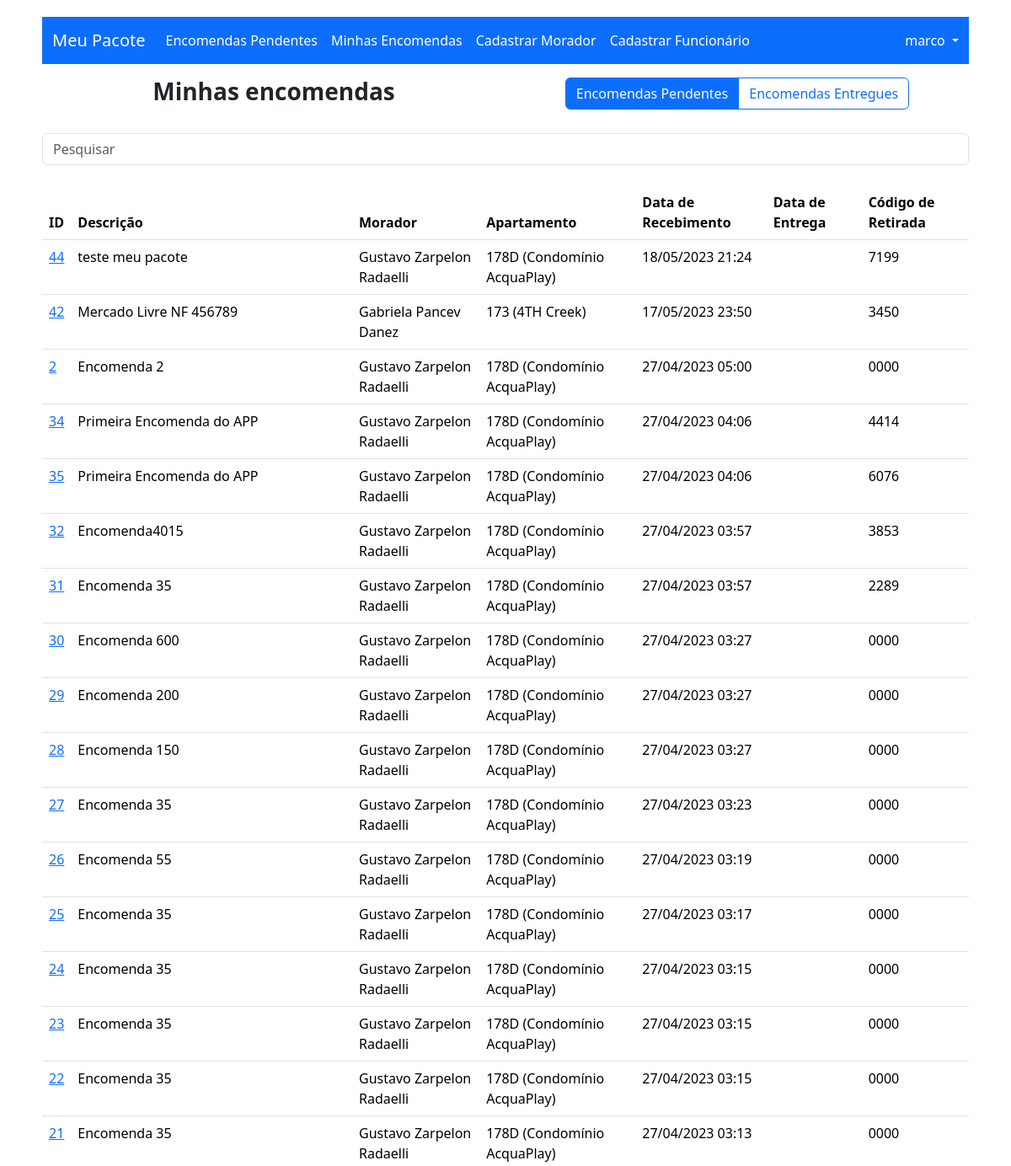
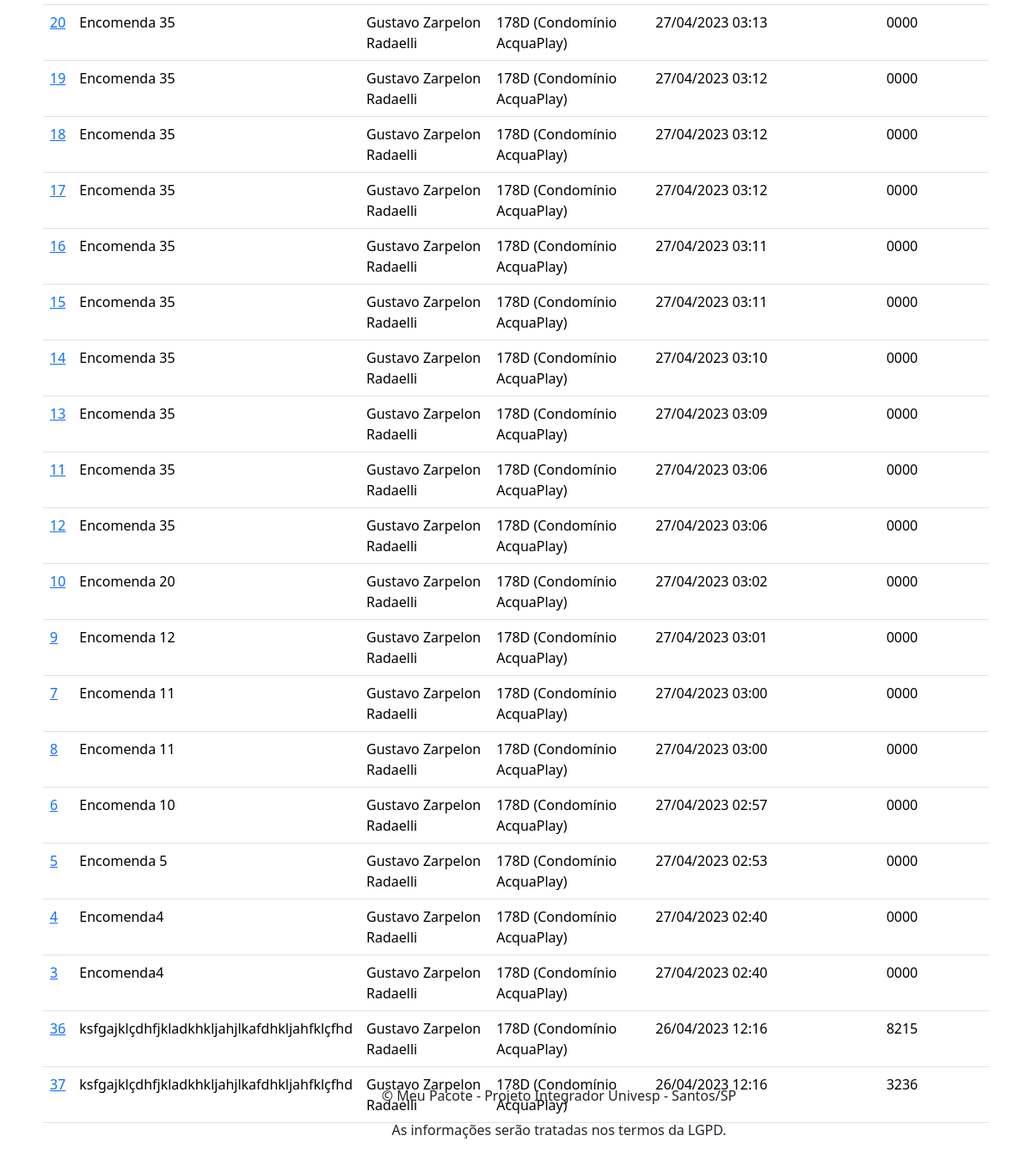
The app's page /minhas_encomendas/ (signed in), older data (2 pictures, top to bottom).
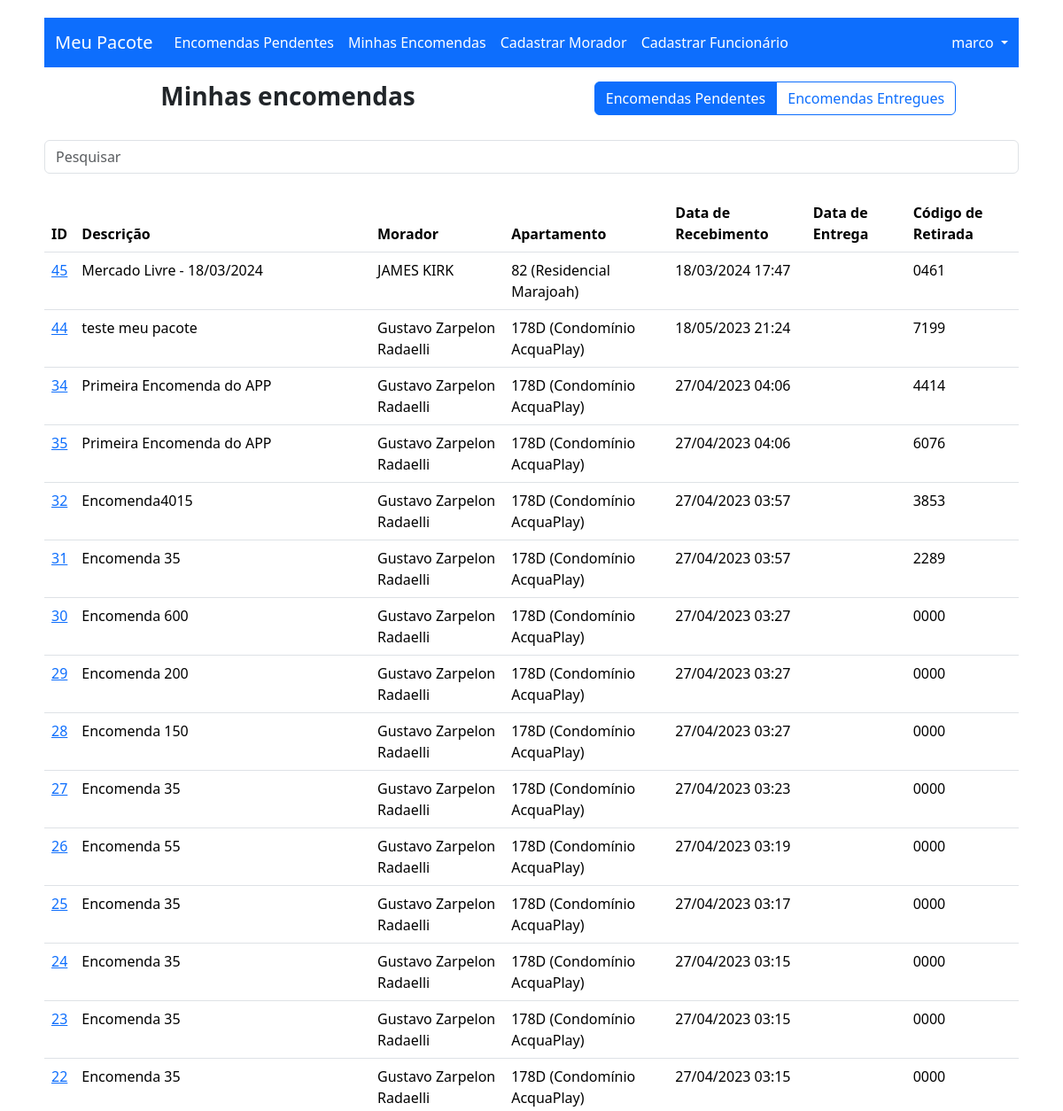
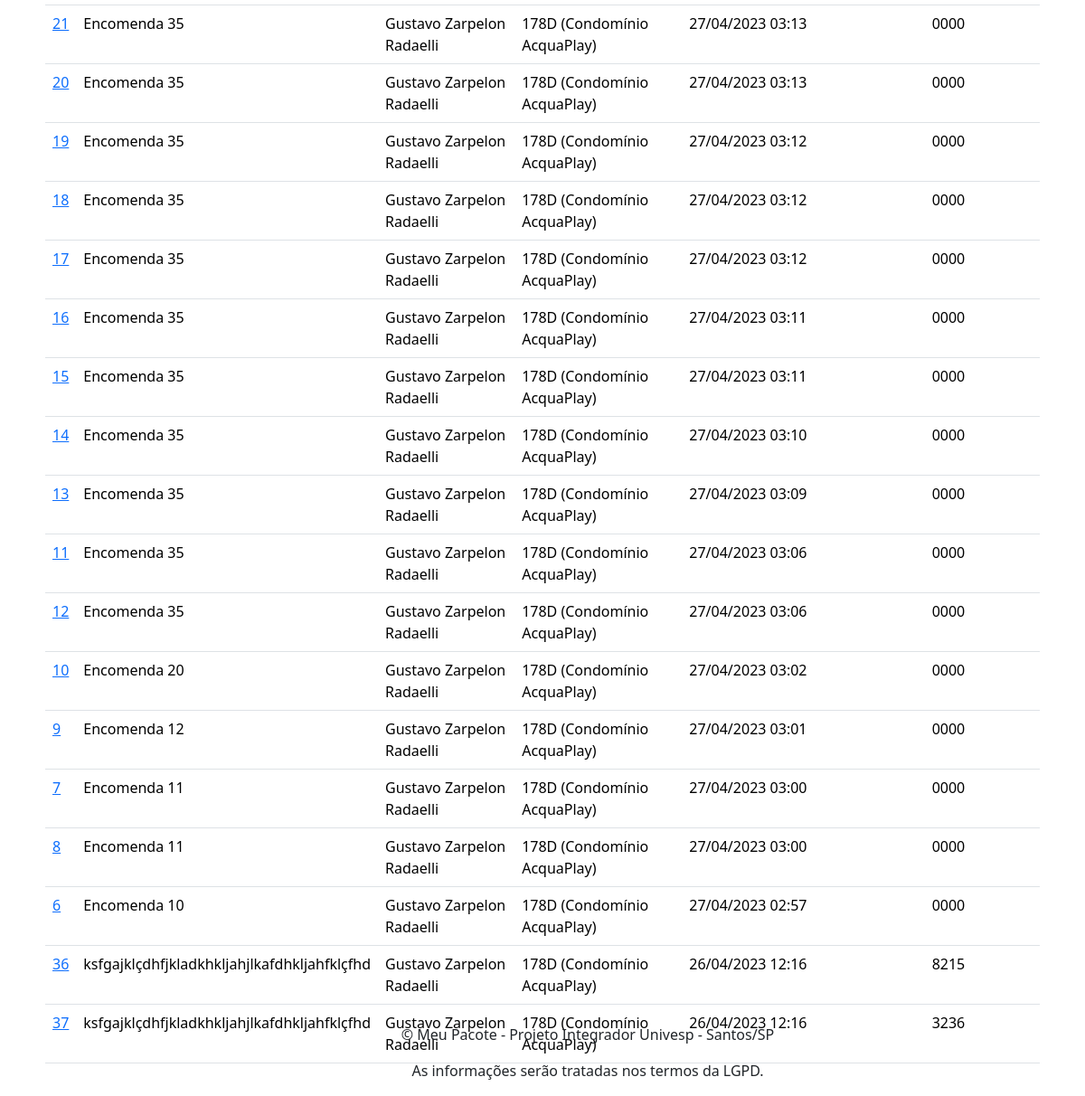
The same page, newer data (2 pictures, top to bottom).
### app_meu_pacote/models.py (models this page shows, shortened)
class Encomenda(models.Model):
    id = models.AutoField(primary_key=True)
    morador = models.ForeignKey(Morador, on_delete=models.CASCADE)
    descricao = models.CharField(max_length=100)
    data_hora_recebimento = models.DateTimeField()
    data_hora_entrega = models.DateTimeField(blank=True, null=True)
    codigo_retirada = models.CharField(max_length=4, default='0000')
    funcionario_recebimento = models.ForeignKey(Funcionario, on_delete=models.CASCADE, related_name='funcionario_recebimento')
    funcionario_entrega = models.ForeignKey(Funcionario, on_delete=models.CASCADE, related_name='funcionario_entrega', blank=True, null=True)

class Morador(models.Model):
    id = models.AutoField(primary_key=True)
    user = models.OneToOneField(User, on_delete=models.CASCADE)
    nome = models.CharField(max_length=100)
    apartamento = models.ForeignKey(Apartamento, on_delete=models.CASCADE, related_name='apartamentos')
    email = models.EmailField()
    telefone = models.CharField(max_length=20)

class Apartamento(models.Model):
    id = models.AutoField(primary_key=True)
    numero = models.CharField(max_length=10)
    condominio = models.ForeignKey(Condominio, on_delete=models.CASCADE, related_name='apartamentos')
    def __str__(self):
        return f"{self.numero} ({self.condominio})"

class Condominio(models.Model):
    id = models.AutoField(primary_key=True)
    nome = models.CharField(max_length=100)
    endereco = models.CharField(max_length=100)
    telefone = models.CharField(max_length=20)
    email = models.EmailField()
    def __str__(self) -> str:
        return self.nome

### app_meu_pacote/views.py (the view)
# urls.py: path('minhas_encomendas/', app_meu_pacote_views.minhas_encomendas, name='minhas_encomendas'),
def minhas_encomendas(request):
    if not request.user.is_authenticated:
        return redirect('index') # issue ---> precisa redirecionar para a página de login
    encomendas = Encomenda.objects.all().order_by('data_hora_recebimento').reverse()
    moradores = Morador.objects.all()
    context = {'encomendas': encomendas, 'moradores': moradores}
    return render(request, 'minhas_encomendas.html', context)

### app_meu_pacote/templates/minhas_encomendas.html (shortened to what this page needs)
{% extends 'base.html' %}
{% block content %}
<div class="container mt-3">
  <div class="row">
    <div class="col order-first text-center">
      <h3 class="text-center fw-bold">Minhas encomendas</h3>
    </div>
    <div class="col order-last text-center">
      <div class="btn-group" role="group" aria-label="Basic radio toggle button group">
        <label class="btn btn-outline-primary" for="btnradio1">Encomendas Pendentes</label>
        <label class="btn btn-outline-primary" for="btnradio2">Encomendas Entregues</label>
      </div>
    </div>
  </div>
</div>
<br>
{% if encomendas %}
<input class="form-control" id="myInput" type="text" placeholder="Pesquisar">
<br>
<table class="table">
  <thead>
    <tr>
      <th>ID</th>
      <th>Descrição</th>
      <th>Morador</th>
      <th>Apartamento</th>
      <th>Data de Recebimento</th>
      <th>Data de Entrega</th>
      <th>Código de Retirada</th>
    </tr>
  </thead>
  <tbody>
    {% for encomenda in encomendas %}
    <tr>
        <td><a href="/encomenda/{{encomenda.id}}">{{ encomenda.id }}</td>
        <td>{{ encomenda.descricao }}</td>
        <td>{{ encomenda.morador.nome }}</td>
        <td>{{ encomenda.morador.apartamento }}</td>
        <td>{{ encomenda.data_hora_recebimento|date:'d/m/Y H:i' }}</td>
        {% if encomenda.data_hora_entrega %}
        <td>{{ encomenda.data_hora_entrega|date:'d/m/Y H:i' }}</td>
        {% else %}
        <td></td>
        {% endif %}
        <td>{{ encomenda.codigo_retirada }}</td>
    </tr>
    {% endfor %}
  </tbody>
</table>
{% else %}
<p>Não há encomendas pendentes no momento.</p>
{% endif %}
{% endblock %}

Row changes from the older to the newer data that the page shows:
removed Encomenda: id "42", descricao "Mercado Livre NF 456789", morador.nome "Gabriela Pancev Danez", morador.apartamento "173 (4TH Creek)", data_hora_recebimento "17/05/2023 23:50", codigo_retirada "3450"
no longer on this page (row edited): Encomenda: id "2", descricao "Encomenda 2", morador.nome "Gustavo Zarpelon Radaelli", morador.apartamento "178D (Condomínio AcquaPlay)", data_hora_recebimento "27/04/2023 05:00", codigo_retirada "0000"
no longer on this page (row edited): Encomenda: id "5", descricao "Encomenda 5", morador.nome "Gustavo Zarpelon Radaelli", morador.apartamento "178D (Condomínio AcquaPlay)", data_hora_recebimento "27/04/2023 02:53", codigo_retirada "0000"
no longer on this page (row edited): Encomenda: id "4", descricao "Encomenda4", morador.nome "Gustavo Zarpelon Radaelli", morador.apartamento "178D (Condomínio AcquaPlay)", data_hora_recebimento "27/04/2023 02:40", codigo_retirada "0000"
no longer on this page (row edited): Encomenda: id "3", descricao "Encomenda4", morador.nome "Gustavo Zarpelon Radaelli", morador.apartamento "178D (Condomínio AcquaPlay)", data_hora_recebimento "27/04/2023 02:40", codigo_retirada "0000"
added Encomenda: id "45", descricao "Mercado Livre - 18/03/2024", morador.nome "JAMES KIRK", morador.apartamento "82 (Residencial Marajoah)", data_hora_recebimento "18/03/2024 17:47", codigo_retirada "0461"
